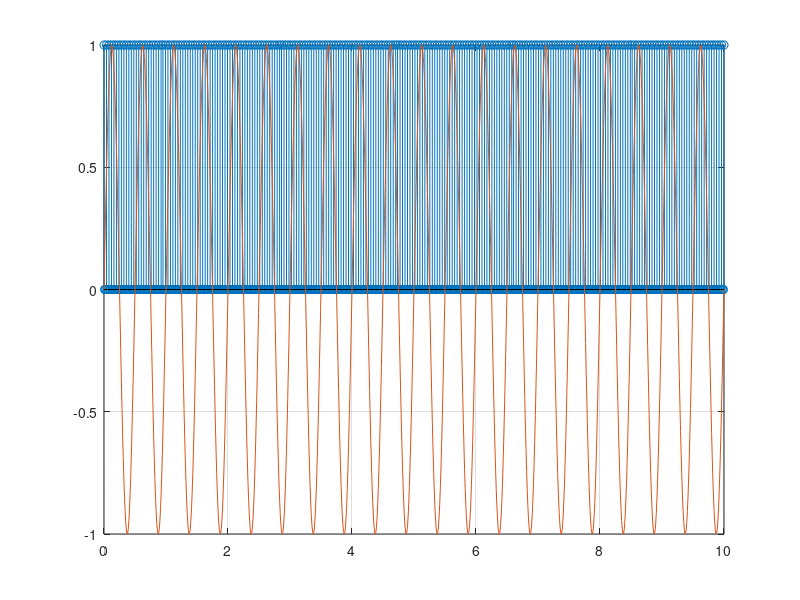
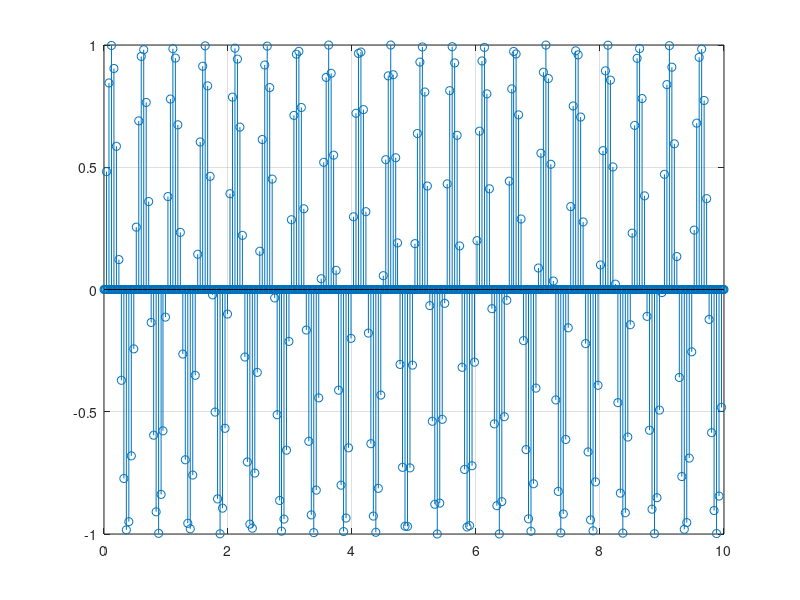

Here is the MATLAB script that generated these plots, in order:
clc
clear
close all
N= 1000;

t= linspace(0,10,N);

freq = 2;
w = 2*pi*freq;

fs = 4*pi*freq;% sampling frequency
ts = N*(1/10*(1/fs))% sampling time

impulse_train = zeros(1, N); 
impulse_train(1:ts:end) = 1 % gen impulse train for sampling

stem(t,impulse_train);
hold on

analog_signal = sin(w*t);

plot(t,analog_signal);
grid on

digital_signal = impulse_train .* analog_signal; %sampling

figure; stem(t, digital_signal);
grid on






